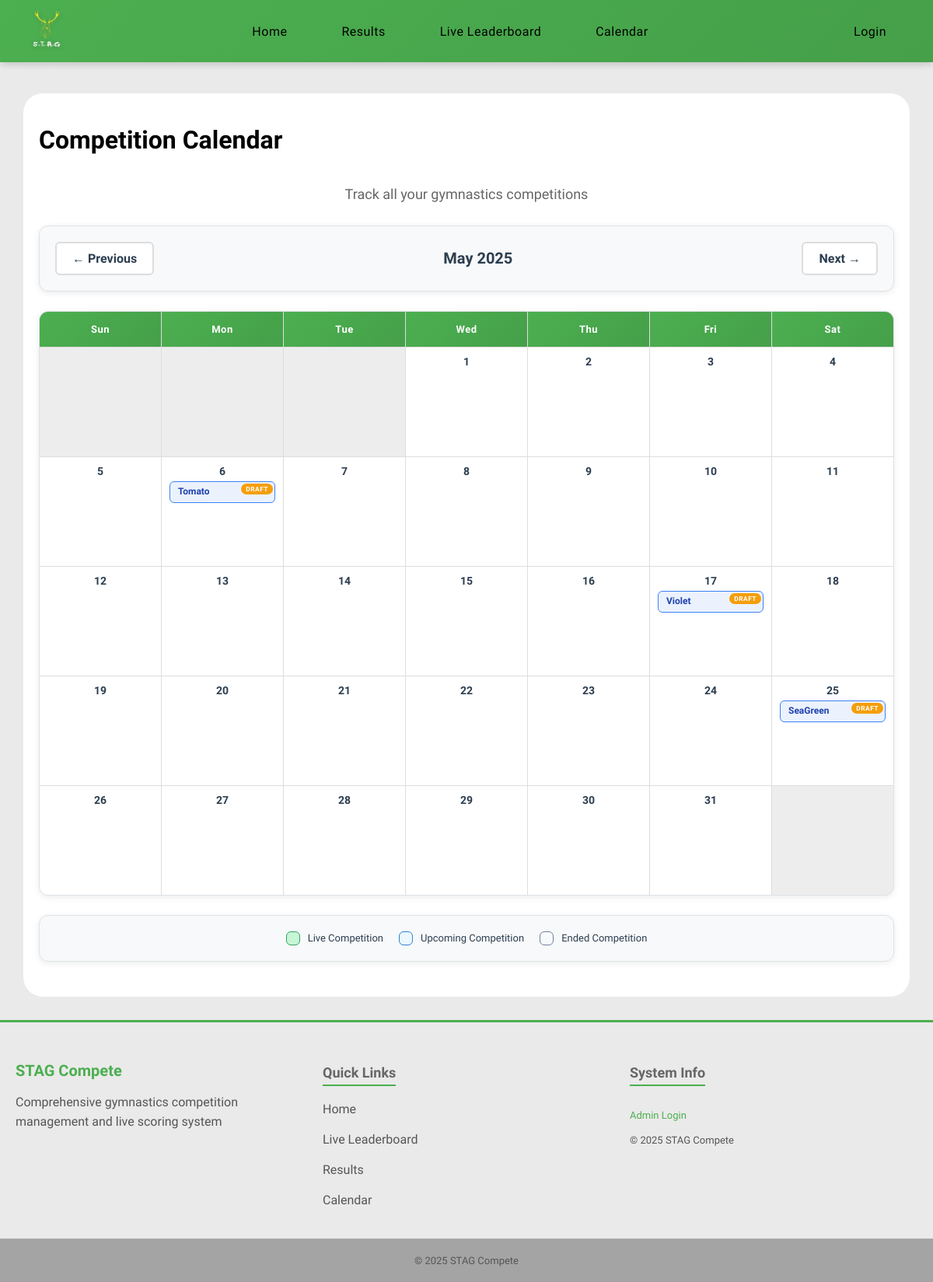
The app's page /calendar?year=2025&month=5 with its own data.
### models.py (models this page shows)
class Competitions(db.Model):
    __tablename__ = 'competitions'
    id = db.Column(
        db.Integer, primary_key=True
    )
    season_id = db.Column(
        db.Integer, db.ForeignKey('seasons.id'), nullable=False
    )
    name = db.Column(
        db.String(50), nullable=False
    )
    address = db.Column(
        db.String(100), nullable=False
    )
    competition_date = db.Column(
        db.Date, nullable=True
    )
    status = db.Column(
        db.String(20), nullable=False, default='draft'
    )
    started_at = db.Column(
        db.DateTime, nullable=True
    )
    ended_at = db.Column(
        db.DateTime, nullable=True
    )
    entries = db.relationship(
        'Entries', backref='competitions'
    )
    season = db.relationship(
        'Seasons', backref='competitions'
    )

### routes/calendar.py (the view)
@main.route('/calendar')
def calendar_view():
    year = request.args.get('year', datetime.now().year, type=int)
    month = request.args.get('month', datetime.now().month, type=int)
    if month > 12:
        month = 1
        year += 1
    elif month < 1:
        month = 12
        year -= 1
    cal = calendar.monthcalendar(year, month)
    month_name = calendar.month_name[month]
    start_date = datetime(year, month, 1).date()
    if month == 12:
        end_date = datetime(year + 1, 1, 1).date() - timedelta(days=1)
    else:
        end_date = datetime(year, month + 1, 1).date() - timedelta(days=1)
    competitions = models.Competitions.query.filter(
        models.Competitions.competition_date.between(start_date, end_date)
    ).all()
    competitions_by_date = {}
    for comp in competitions:
        if comp.competition_date:
            day = comp.competition_date.day
            if day not in competitions_by_date:
                competitions_by_date[day] = []
            competitions_by_date[day].append(comp)
    prev_month = month - 1 if month > 1 else 12
    prev_year = year if month > 1 else year - 1
    next_month = month + 1 if month < 12 else 1
    next_year = year if month < 12 else year + 1
    return render_template(
        'calendar.html',
        calendar_data=cal,
        month_name=month_name,
        year=year,
        month=month,
        competitions_by_date=competitions_by_date,
        prev_month=prev_month,
        prev_year=prev_year,
        next_month=next_month,
        next_year=next_year,
        today=datetime.now()
    )

### routes/__init__.py (called while the page is built)
@main.context_processor  # Ensures this is run before any other routes
def inject_user():
    return dict(
        logged_in='user_id' in session,
        user_roles=session.get('roles', []),
        is_admin='admin' in session.get('roles', []),
        is_judge='judges' in session.get('roles', []),
        user_id=session.get('user_id')
    )

### templates/calendar.html (shortened to what this page needs)
{% extends 'layout.html' %}
{% block content %}
<div class="content">
    <h1>Competition Calendar</h1>
    <p class="page-subtitle">Track all your gymnastics competitions</p>
    <div class="calendar-nav">
        <a href="{{ url_for('main.calendar_view', year=prev_year, month=prev_month) }}" class="nav-btn">
            ← Previous
        </a>
        <div class="current-month">{{ month_name }} {{ year }}</div>
        <a href="{{ url_for('main.calendar_view', year=next_year, month=next_month) }}" class="nav-btn">
            Next →
        </a>
    </div>
    <div class="calendar-grid">
        <div class="calendar-header">Sun</div>
        <div class="calendar-header">Mon</div>
        <div class="calendar-header">Tue</div>
        <div class="calendar-header">Wed</div>
        <div class="calendar-header">Thu</div>
        <div class="calendar-header">Fri</div>
        <div class="calendar-header">Sat</div>
        {% for week in calendar_data %}
        {% for day in week %}
        {% if day == 0 %}
        <div class="calendar-day other-month"></div>
        {% else %}
        {% set is_today = (day == today.day and month == today.month and year == today.year) %}
        <div class="calendar-day {% if is_today %}today{% endif %}">
            <div class="day-number">{{ day }}</div>
            {% if day in competitions_by_date %}
            {% for competition in competitions_by_date[day] %}
            <div class="competition {{ competition.status }}" data-competition-id="{{ competition.id }}">
                <div class="competition-title">{{ competition.name }}</div>
                <span class="status-badge status-{{ competition.status }}">{{ competition.status }}</span>
            </div>
            {% endfor %}
            {% endif %}
        </div>
        {% endif %}
        {% endfor %}
        {% endfor %}
    </div>
    <div class="legend">
        <div class="legend-item">
            <div class="legend-color" style="background: #c6f6d5; border-color: #38a169;"></div>
            <span>Live Competition</span>
        </div>
        <div class="legend-item">
            <div class="legend-color" style="background: #ebf8ff; border-color: #3182ce;"></div>
            <span>Upcoming Competition</span>
        </div>
        <div class="legend-item">
            <div class="legend-color" style="background: #f7fafc; border-color: #718096;"></div>
            <span>Ended Competition</span>
        </div>
    </div>
</div>
{% endblock %}

### static/css/variables.css (style rules this page uses)
:root { --primary-green: #4CAF50; --primary-green-dark: #45a049; --primary-green-darker: #3d8b40; --background-light: #eaeaea; --background-white: #ffffff; --background-section: #f8f9fa; --background-section-alt: #e9ecef; --text-primary: #000000; --text-secondary: #333333; --text-muted: #555555; --text-light: #666666; --text-dark: #2c3e50; --border-light: #ddd; --border-lighter: #dee2e6; --border-lightest: #e0e0e0; --error-color: #dc3545; --error-background: rgba(220, 53, 69, 0.1); --success-color: #28a745; --warning-color: #f59e0b; --info-color: #007bff; --shadow-sm: 0 2px 8px rgba(0, 0, 0, 0.08); --shadow-md: 0 4px 15px rgba(0, 0, 0, 0.1); --shadow-lg: 0 10px 30px rgba(0, 0, 0, 0.3); --shadow-green: 0 4px 15px rgba(76, 175, 80, 0.3); --border-radius-sm: 6px; --border-radius-md: 12px; --border-radius-lg: 15px; --border-radius-xl: 25px; --spacing-xs: 5px; --spacing-sm: 10px; --spacing-md: 15px; --spacing-lg: 20px; --spacing-xl: 25px; --spacing-2xl: 30px; --transition-fast: all 0.3s ease; --transition-slow: all 0.5s ease; --font-size-xs: 12px; --font-size-sm: 13px; --font-size-base: 14px; --font-size-md: 16px; --font-size-lg: 18px; --font-size-xl: 20px; --font-size-2xl: 24px; --font-size-3xl: 32px; --nav-height: 80px; --container-max-width: 1400px; }

### static/css/global.css (style rules this page uses)
.status-badge { padding: 4px 8px; border-radius: 4px; font-weight: bold; position: absolute; top: 2px; right: 2px; padding: 2px 6px; border-radius: 10px; font-size: 0.7em; font-weight: 700; text-transform: uppercase; letter-spacing: 0.5px; }
.status-draft { background-color: var(--warning-color); color: white; }
.content { margin: 0 auto; padding: var(--spacing-lg); font-weight: 300; color: var(--text-primary); background-color: var(--background-white); border-radius: var(--border-radius-xl); width: 100%; max-width: 95%; box-sizing: border-box; display: flex; flex-direction: column; overflow: visible; }
html, body { min-height: 100vh; margin: 0; padding: 0; background-color: var(--background-light); font-family: 'Lexend', sans-serif; padding-top: 60px; display: flex; flex-direction: column; }

### records on screen
Competitions: name "Tomato", status "DRAFT"
Competitions: name "Violet", status "DRAFT"
Competitions: name "SeaGreen", status "DRAFT"

### other values on screen
{{ month_name }} "May"
{{ year }} "2025"
{{ day }} "1" "2" "3" "4" "5" "6" "7" "8" "9" "10" "11" "12" "13" "14" "15" "16" "17" "18" "19" "20" "21" "22" "23" "24" "25" "26" "27" "28" "29" "30" "31"
